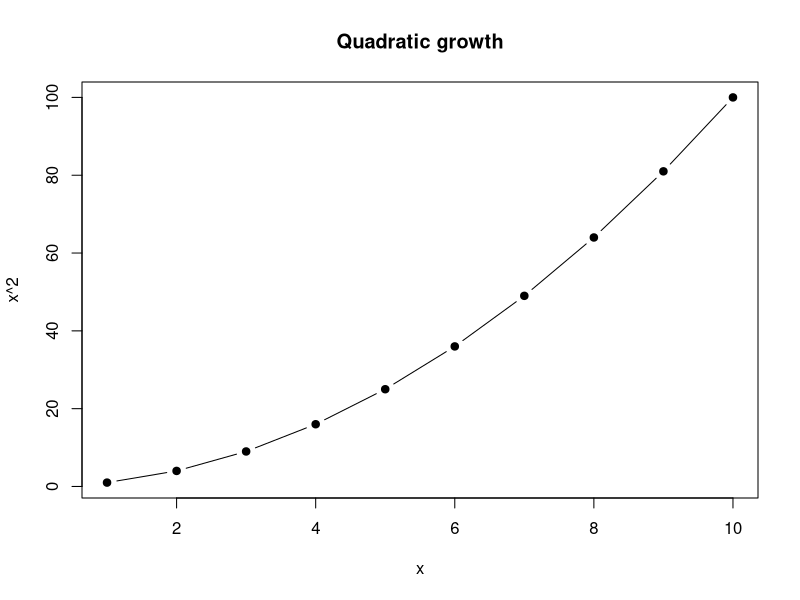

Write R code to recreate this figure.
## ---- chunk 1
plot(
  x = 1:10,
  y = (1:10)^2,
  type = "b",
  pch = 19,
  main = "Quadratic growth",
  xlab = "x",
  ylab = "x^2"
)
## ---- chunk 2
knitr::kable(
  data.frame(
    Concept = c("Time", "State", "Observability", "Validation"),
    Common_Mistake = c(
      "Treating time as an index",
      "Equating state with measurement",
      "Confusing missingness with latent state",
      "Validating predictions without a target"
    ),
    What_We_Do_Instead = c(
      "Make time first-class",
      "Model latent state explicitly",
      "Separate state from observation",
      "Define validation contracts"
    )
  ),
  caption = "Conceptual contrasts used to test table styling."
)
